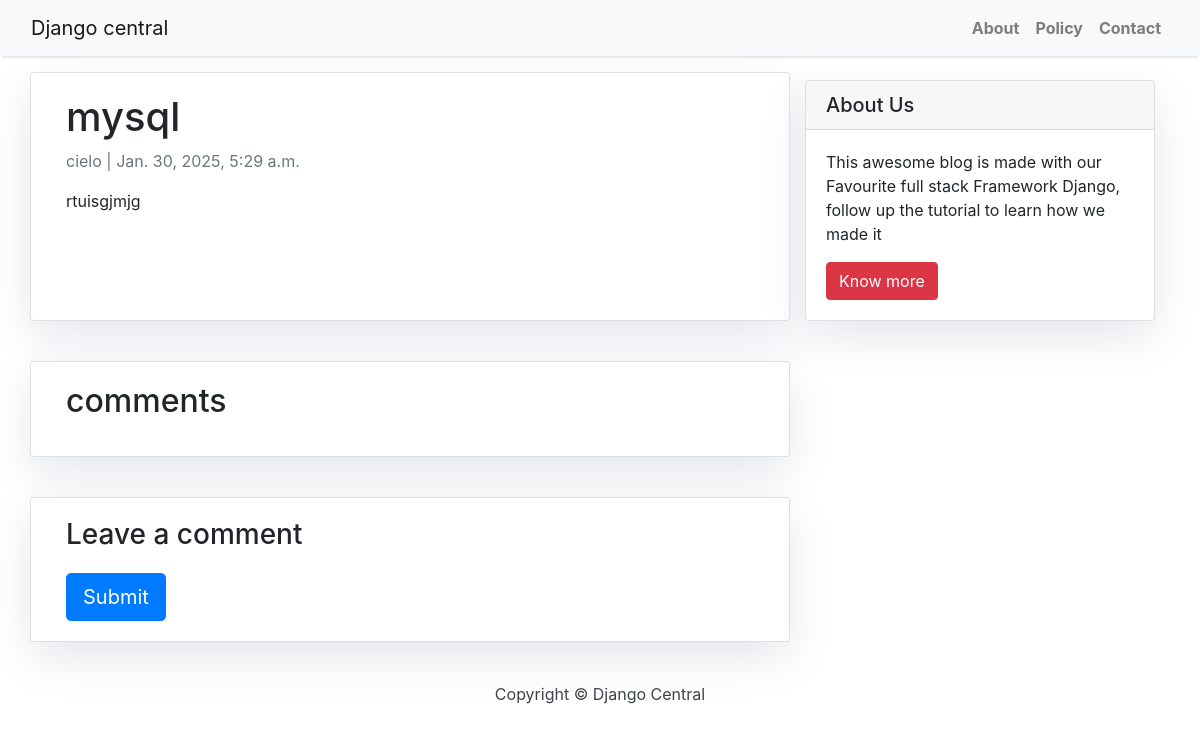
The app's page /post/1/ with its own data.
### blog/models.py (models this page shows, shortened)
class Post(models.Model):
    author=models.ForeignKey(User,on_delete=models.CASCADE,related_name='posts')
    title=models.CharField(max_length=255)
    introduction=models.TextField()
    body=models.TextField()
    date_added=models.DateTimeField(auto_now_add=True)
    class Meta:
        ordering=['-date_added']

### blog/views.py (the view)
# urls.py: path('post/<int:id>/',views.post_detail,name='post_detail'),
def post_detail(request,id):
    post=Post.objects.get(id=id)
    return render(request,'post_detail.html',{'post':post})

### templates/post_detail.html (shortened to what this page needs)
{% extends 'base.html' %} {% block content %}
    {% load crispy_forms_tags %}
    <div class="container">
        <div class="row">
            <div class="col-md-8 card mb-4  mt-3 left  top">
                <div class="card-body">
                    <h1>{% block title %} {{ post.title }} {% endblock title %}</h1>
                    <p class=" text-muted">{{ post.author }} | {{ post.date_added }}</p>
                    <p class="card-text ">{{ post.body | safe }}</p>
                </div>
            </div>
            {% block sidebar %} {% include 'sidebar.html' %} {% endblock sidebar %}
            <div class="col-md-8 card mb-4  mt-3 ">
                <div class="card-body">
                    {% with comments.count as total_comments %}
                        <h2>{{ total_comments }} comments</h2>
                    {% endwith %}
                </div>
            </div>
            <div class="col-md-8 card mb-4  mt-3 ">
                <div class="card-body">
                    {% if new_comment %}
                        <div class="alert alert-success" role="alert">
                            Your comment is awaiting moderation
                        </div>
                    {% else %}
                        <h3>Leave a comment</h3>
                        <form method="post" style="margin-top: 1.3em;">
                            <button type="submit" class="btn btn-primary  btn-lg">Submit</button>
                        </form>
                    {% endif %}
                </div>
            </div>
        </div>
    </div>
{% endblock content %}

### static/css/base.css (style rules this page uses)
body { font-family: "Roboto", sans-serif; font-size: 17px; background-color: #fdfdfd; }
.card { box-shadow: 0 16px 48px #E3E7EB; }

### records on screen
Post: title "mysql", author "cielo", date_added "Jan. 30, 2025, 5:29 a.m.", body "rtuisgjmjg"
